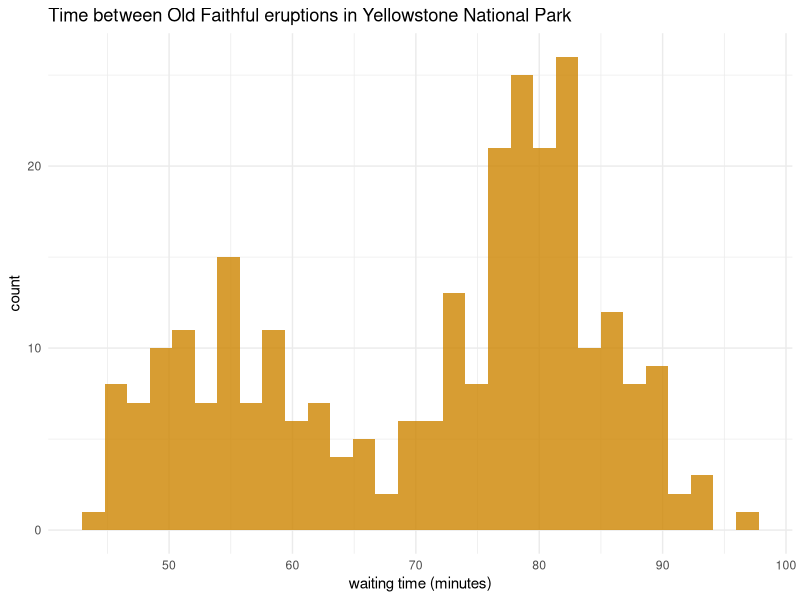

Reproduce this figure in R.
## ---- chunk 1
library(tidyverse)
## ---- chunk 2
data(faithful)
faithful %>%
  ggplot(aes(waiting)) +
  geom_histogram(alpha = 0.8, fill = "orange3") +
  theme_minimal() +
  labs(x = "waiting time (minutes)", 
       title = "Time between Old Faithful eruptions in Yellowstone National Park")
